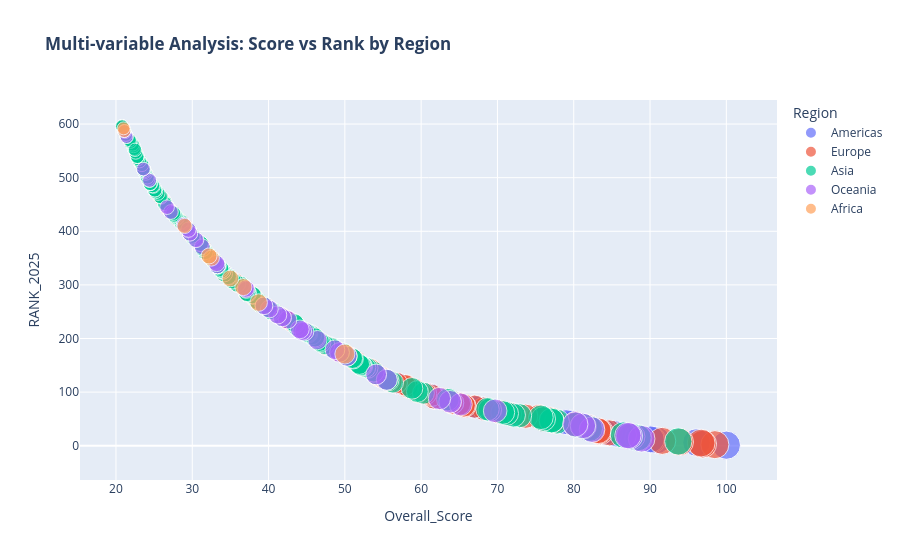

Notebook code for this chart:
### Code cell
fig=px.scatter(df,x="Overall_Score",y="RANK_2025",color="Region",
               size="Overall_Score",
               title='<b>Multi-variable Analysis: Score vs Rank by Region</b>',
               opacity=0.7)
fig.show()

### Figure 1 — Plotly figure (JSON) as saved in the notebook; plotly's stock layout.template omitted (floating-point values rounded to 4 significant figures; data arrays with more than 128 entries replaced by an {"elided": "..."} marker saying what was removed)
{"data": [{"hovertemplate": "Region=Americas<br>Overall_Score=%{marker.size}<br>RANK_2025=%{y}<extra></extra>", "legendgroup": "Americas", "marker": {"color": "#636efa", "opacity": 0.7, "size": [100.0, 96.8, 96.1, 90.9, 90.3, 90.1, 87.9, 86.2, 85.5, 85.2, 84.1, 83.0, 82.1, 82.0, 81.0, 79.8, 79.6, 79.0, 76.0, 72.0, 70.8, 69.5, 68.2, 67.6, 67.1, 65.3, 64.7, 61.7, 61.7, 61.6, 61.5, 61.4, 61.2, 58.6, 57.3, 57.2, 57.1, 55.8, 55.2, 54.4, 53.7, 53.6, 51.9, 51.8, 51.6, 51.3, 49.0, 49.9, 48.9, 48.7, 48.1, 47.3, 46.8, 46.6, 46.3, 46.2, 46.0, 45.6, 44.2, 44.0, 43.9, 42.9, 42.3, 41.3, 40.8, 39.7, 38.2, 38.2, 38.2, 37.0, 36.6, 36.3, 35.8, 35.5, 35.1, 34.7, 34.6, 34.4, 34.1, 33.8, 33.2, 32.9, 32.6, 32.1, 31.9, 31.7, 31.6, 31.3, 31.1, 30.1, 29.9, 29.7, 28.8, 28.7, 28.1, 26.8, 26.4, 26.3, 26.2, 26.1, 25.7, 25.7, 25.6, 25.0, 25.0, 24.6, 24.5, 24.2, 24.2, 24.1, 24.0, 23.4, 23.2, 23.1, 23.0, 22.6, 22.0, 21.6, 21.5, 21.4, 21.1, 20.8, 20.8], "sizemode": "area", "sizeref": 0.25, "symbol": "circle"}, "mode": "markers", "name": "Americas", "orientation": "v", "showlegend": true, "type": "scatter", "x": [100.0, 96.8, 96.1, 90.9, 90.3, 90.1, 87.9, 86.2, 85.5, 85.2, 84.1, 83.0, 82.1, 82.0, 81.0, 79.8, 79.6, 79.0, 76.0, 72.0, 70.8, 69.5, 68.2, 67.6, 67.1, 65.3, 64.7, 61.7, 61.7, 61.6, 61.5, 61.4, 61.2, 58.6, 57.3, 57.2, 57.1, 55.8, 55.2, 54.4, 53.7, 53.6, 51.9, 51.8, 51.6, 51.3, 49.0, 49.9, 48.9, 48.7, 48.1, 47.3, 46.8, 46.6, 46.3, 46.2, 46.0, 45.6, 44.2, 44.0, 43.9, 42.9, 42.3, 41.3, 40.8, 39.7, 38.2, 38.2, 38.2, 37.0, 36.6, 36.3, 35.8, 35.5, 35.1, 34.7, 34.6, 34.4, 34.1, 33.8, 33.2, 32.9, 32.6, 32.1, 31.9, 31.7, 31.6, 31.3, 31.1, 30.1, 29.9, 29.7, 28.8, 28.7, 28.1, 26.8, 26.4, 26.3, 26.2, 26.1, 25.7, 25.7, 25.6, 25.0, 25.0, 24.6, 24.5, 24.2, 24.2, 24.1, 24.0, 23.4, 23.2, 23.1, 23.0, 22.6, 22.0, 21.6, 21.5, 21.4, 21.1, 20.8, 20.8], "xaxis": "x", "y": [1.0, 4.0, 6.0, 10.0, 11.0, 12.0, 16.0, 21.0, 22.0, 23.0, 25.0, 29.0, 32.0, 34.0, 38.0, 42.0, 43.0, 44.0, 50.0, 58.0, 61.0, 66.0, 69.0, 71.0, 72.0, 76.0, 79.0, 89.0, 89.0, 92.0, 93.0, 94.0, 96.0, 108.0, 114.0, 115.0, 116.0, 120.0, 125.0, 130.0, 139.0, 141.0, 152.0, 154.0, 155.0, 159.0, 176.0, 171.0, 178.0, 179.0, 185.0, 189.0, 193.0, 196.0, 198.0, 200.0, 203.0, 208.0, 215.0, 218.0, 219.0, 232.0, 236.0, 243.0, 248.0, 259.0, 275.0, 275.0, 275.0, 293.0, 297.0, 301.0, 304.0, 307.0, 311.0, 316.0, 319.0, 320.0, 324.0, 328.0, 340.0, 344.0, 349.0, 355.0, 359.0, 362.0, 365.0, 371.0, 377.0, 389.0, 393.0, 396.0, 413.0, 415.0, 423.0, 442.0, 452.0, 456.0, 460.0, 461.0, 466.0, 466.0, 470.0, 481.0, 481.0, 488.0, 489.0, 497.0, 497.0, 501.0, 506.0, 524.0, 527.0, 531.0, 534.0, 547.0, 565.0, 573.0, 574.0, 576.0, 587.0, 596.0, 596.0], "yaxis": "y"}, {"hovertemplate": "Region=Europe<br>Overall_Score=%{marker.size}<br>RANK_2025=%{y}<extra></extra>", "legendgroup": "Europe", "marker": {"color": "#EF553B", "opacity": 0.7, "size": {"elided": "242 float values"}, "sizemode": "area", "sizeref": 0.25, "symbol": "circle"}, "mode": "markers", "name": "Europe", "orientation": "v", "showlegend": true, "type": "scatter", "x": {"elided": "242 float values"}, "xaxis": "x", "y": {"elided": "242 float values"}, "yaxis": "y"}, {"hovertemplate": "Region=Asia<br>Overall_Score=%{marker.size}<br>RANK_2025=%{y}<extra></extra>", "legendgroup": "Asia", "marker": {"color": "#00cc96", "opacity": 0.7, "size": {"elided": "173 float values"}, "sizemode": "area", "sizeref": 0.25, "symbol": "circle"}, "mode": "markers", "name": "Asia", "orientation": "v", "showlegend": true, "type": "scatter", "x": {"elided": "173 float values"}, "xaxis": "x", "y": {"elided": "173 float values"}, "yaxis": "y"}, {"hovertemplate": "Region=Oceania<br>Overall_Score=%{marker.size}<br>RANK_2025=%{y}<extra></extra>", "legendgroup": "Oceania", "marker": {"color": "#ab63fa", "opacity": 0.7, "size": [88.9, 87.3, 87.1, 82.4, 81.2, 80.2, 69.7, 65.2, 63.8, 62.4, 55.5, 54.1, 50.3, 49.3, 48.7, 46.4, 44.7, 44.4, 44.1, 42.5, 41.8, 41.2, 40.1, 39.4, 37.1, 37.0, 33.3, 33.2, 31.3, 30.5, 29.7, 29.5, 28.9, 27.2, 26.7, 24.4, 23.6, 21.4, 21.1], "sizemode": "area", "sizeref": 0.25, "symbol": "circle"}, "mode": "markers", "name": "Oceania", "orientation": "v", "showlegend": true, "type": "scatter", "x": [88.9, 87.3, 87.1, 82.4, 81.2, 80.2, 69.7, 65.2, 63.8, 62.4, 55.5, 54.1, 50.3, 49.3, 48.7, 46.4, 44.7, 44.4, 44.1, 42.5, 41.8, 41.2, 40.1, 39.4, 37.1, 37.0, 33.3, 33.2, 31.3, 30.5, 29.7, 29.5, 28.9, 27.2, 26.7, 24.4, 23.6, 21.4, 21.1], "xaxis": "x", "y": [13.0, 18.0, 19.0, 30.0, 37.0, 40.0, 65.0, 77.0, 82.0, 88.0, 123.0, 133.0, 167.0, 174.0, 179.0, 197.0, 213.0, 214.0, 217.0, 235.0, 239.0, 244.0, 255.0, 261.0, 291.0, 293.0, 336.0, 340.0, 371.0, 384.0, 396.0, 403.0, 412.0, 436.0, 445.0, 495.0, 516.0, 576.0, 587.0], "yaxis": "y"}, {"hovertemplate": "Region=Africa<br>Overall_Score=%{marker.size}<br>RANK_2025=%{y}<extra></extra>", "legendgroup": "Africa", "marker": {"color": "#FFA15A", "opacity": 0.7, "size": [50.0, 38.7, 36.7, 35.0, 32.5, 32.2, 29.0, 21.1, 21.0], "sizemode": "area", "sizeref": 0.25, "symbol": "circle"}, "mode": "markers", "name": "Africa", "orientation": "v", "showlegend": true, "type": "scatter", "x": [50.0, 38.7, 36.7, 35.0, 32.5, 32.2, 29.0, 21.1, 21.0], "xaxis": "x", "y": [171.0, 267.0, 296.0, 312.0, 350.0, 354.0, 410.0, 587.0, 592.0], "yaxis": "y"}], "layout": {"legend": {"itemsizing": "constant", "title": {"text": "Region"}, "tracegroupgap": 0}, "title": {"text": "<b>Multi-variable Analysis: Score vs Rank by Region</b>"}, "xaxis": {"anchor": "y", "domain": [0, 1], "title": {"text": "Overall_Score"}}, "yaxis": {"anchor": "x", "domain": [0, 1], "title": {"text": "RANK_2025"}}}}
